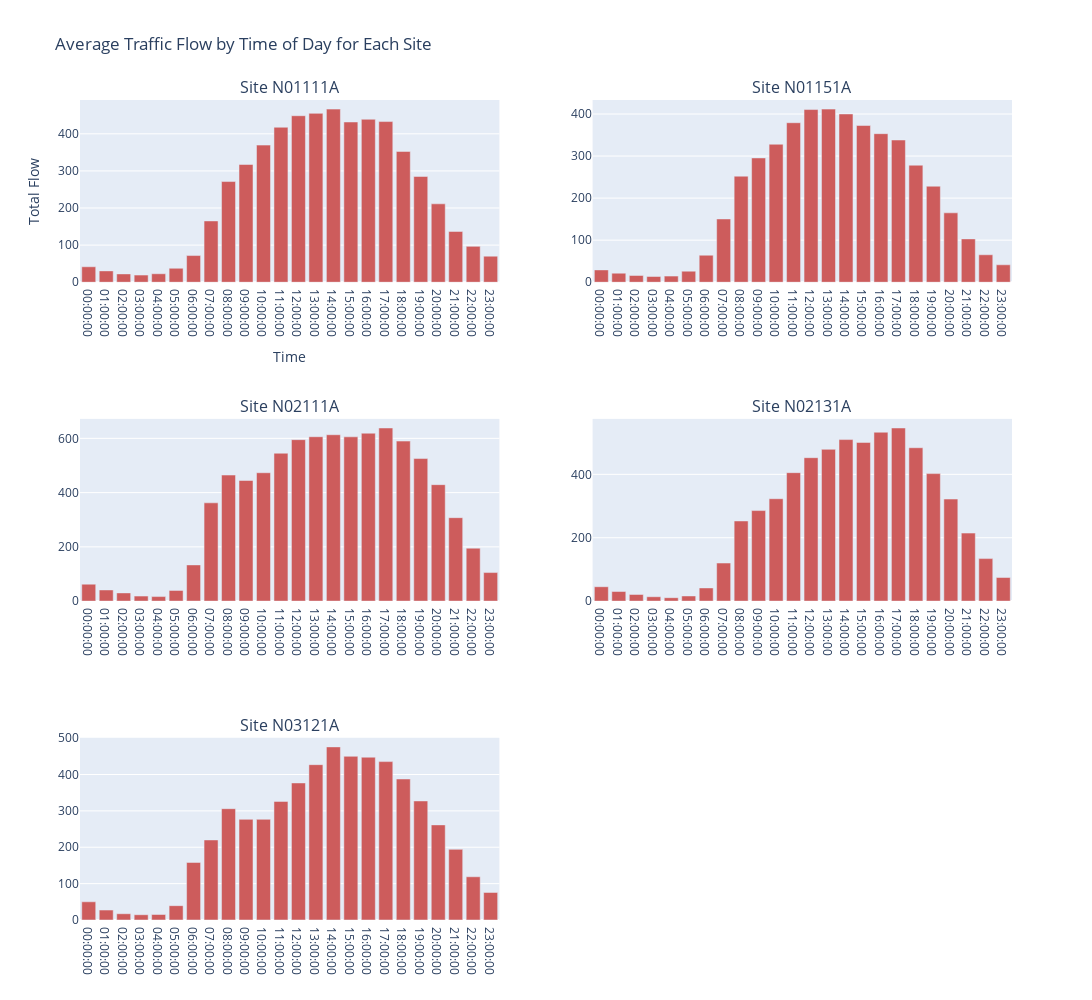

The notebook cell this image was saved under:
### Code cell
import plotly.graph_objects as go
from plotly.subplots import make_subplots

# Get unique sites
sites = hourly_flow_by_site['site'].unique()

# Create a subplot with 2 plots per row
fig = make_subplots(rows=(len(sites) + 1) // 2, cols=2, 
                    subplot_titles=[f'Site {site}' for site in sites])

# Loop through each site and add to the subplot
for i, site in enumerate(sites):
    site_data = hourly_flow_by_site[hourly_flow_by_site['site'] == site]  # Filter data for each site
    
    row = i // 2 + 1  # Calculate row index (1-based)
    col = i % 2 + 1   # Calculate column index (1-based)
    
    # Add the bar chart to the subplot
    fig.add_trace(go.Bar(x=site_data['time'].astype(str), 
                         y=site_data['flow'],
                         marker_color='indianred',
                         showlegend=False),
                  row=row, col=col)

# Update the layout
fig.update_layout(height=1000, width=1500, 
                  title_text="Average Traffic Flow by Time of Day for Each Site",
                  xaxis_title="Time", yaxis_title="Total Flow")

# Show the figure
fig.show()

### Figure 1 — Plotly figure (JSON) as saved in the notebook; plotly's stock layout.template omitted (floating-point values rounded to 4 significant figures)
{"data": [{"marker": {"color": "indianred"}, "showlegend": false, "type": "bar", "x": ["00:00:00", "01:00:00", "02:00:00", "03:00:00", "04:00:00", "05:00:00", "06:00:00", "07:00:00", "08:00:00", "09:00:00", "10:00:00", "11:00:00", "12:00:00", "13:00:00", "14:00:00", "15:00:00", "16:00:00", "17:00:00", "18:00:00", "19:00:00", "20:00:00", "21:00:00", "22:00:00", "23:00:00"], "xaxis": "x", "y": [41.61, 30.53, 22.37, 19.22, 22.82, 37.59, 71.87, 165.2, 271.3, 317.3, 369.5, 417.6, 448.7, 455.1, 466.5, 431.8, 439.1, 433.0, 352.4, 285.0, 211.3, 136.9, 96.64, 70.27], "yaxis": "y"}, {"marker": {"color": "indianred"}, "showlegend": false, "type": "bar", "x": ["00:00:00", "01:00:00", "02:00:00", "03:00:00", "04:00:00", "05:00:00", "06:00:00", "07:00:00", "08:00:00", "09:00:00", "10:00:00", "11:00:00", "12:00:00", "13:00:00", "14:00:00", "15:00:00", "16:00:00", "17:00:00", "18:00:00", "19:00:00", "20:00:00", "21:00:00", "22:00:00", "23:00:00"], "xaxis": "x2", "y": [29.24, 21.53, 16.03, 13.66, 14.53, 26.33, 64.22, 150.4, 252.2, 295.5, 328.1, 379.2, 410.6, 411.6, 400.0, 372.6, 353.2, 338.1, 278.3, 228.3, 165.0, 103.0, 65.27, 41.42], "yaxis": "y2"}, {"marker": {"color": "indianred"}, "showlegend": false, "type": "bar", "x": ["00:00:00", "01:00:00", "02:00:00", "03:00:00", "04:00:00", "05:00:00", "06:00:00", "07:00:00", "08:00:00", "09:00:00", "10:00:00", "11:00:00", "12:00:00", "13:00:00", "14:00:00", "15:00:00", "16:00:00", "17:00:00", "18:00:00", "19:00:00", "20:00:00", "21:00:00", "22:00:00", "23:00:00"], "xaxis": "x3", "y": [62.54, 41.14, 30.25, 18.57, 16.69, 39.5, 133.4, 362.3, 464.7, 444.6, 473.2, 545.1, 595.2, 606.0, 613.3, 605.5, 619.0, 638.1, 589.9, 525.5, 429.2, 307.6, 195.2, 105.2], "yaxis": "y3"}, {"marker": {"color": "indianred"}, "showlegend": false, "type": "bar", "x": ["00:00:00", "01:00:00", "02:00:00", "03:00:00", "04:00:00", "05:00:00", "06:00:00", "07:00:00", "08:00:00", "09:00:00", "10:00:00", "11:00:00", "12:00:00", "13:00:00", "14:00:00", "15:00:00", "16:00:00", "17:00:00", "18:00:00", "19:00:00", "20:00:00", "21:00:00", "22:00:00", "23:00:00"], "xaxis": "x4", "y": [45.39, 30.26, 20.98, 13.81, 10.8, 16.21, 41.59, 120.2, 252.9, 285.7, 323.1, 405.3, 452.6, 479.0, 509.7, 500.7, 532.9, 546.2, 484.0, 402.3, 322.0, 214.7, 134.2, 74.45], "yaxis": "y4"}, {"marker": {"color": "indianred"}, "showlegend": false, "type": "bar", "x": ["00:00:00", "01:00:00", "02:00:00", "03:00:00", "04:00:00", "05:00:00", "06:00:00", "07:00:00", "08:00:00", "09:00:00", "10:00:00", "11:00:00", "12:00:00", "13:00:00", "14:00:00", "15:00:00", "16:00:00", "17:00:00", "18:00:00", "19:00:00", "20:00:00", "21:00:00", "22:00:00", "23:00:00"], "xaxis": "x5", "y": [50.03, 27.27, 17.21, 14.49, 15.11, 39.39, 158.2, 220.1, 306.0, 276.7, 276.7, 326.0, 376.7, 427.0, 475.9, 450.0, 447.6, 435.4, 387.7, 327.3, 261.5, 194.2, 118.8, 75.77], "yaxis": "y5"}], "layout": {"annotations": [{"font": {"size": 16}, "showarrow": false, "text": "Site N01111A", "x": 0.225, "xanchor": "center", "xref": "paper", "y": 1, "yanchor": "bottom", "yref": "paper"}, {"font": {"size": 16}, "showarrow": false, "text": "Site N01151A", "x": 0.775, "xanchor": "center", "xref": "paper", "y": 1, "yanchor": "bottom", "yref": "paper"}, {"font": {"size": 16}, "showarrow": false, "text": "Site N02111A", "x": 0.225, "xanchor": "center", "xref": "paper", "y": 0.6111, "yanchor": "bottom", "yref": "paper"}, {"font": {"size": 16}, "showarrow": false, "text": "Site N02131A", "x": 0.775, "xanchor": "center", "xref": "paper", "y": 0.6111, "yanchor": "bottom", "yref": "paper"}, {"font": {"size": 16}, "showarrow": false, "text": "Site N03121A", "x": 0.225, "xanchor": "center", "xref": "paper", "y": 0.2222, "yanchor": "bottom", "yref": "paper"}], "height": 1000, "title": {"text": "Average Traffic Flow by Time of Day for Each Site"}, "width": 1500, "xaxis": {"anchor": "y", "domain": [0, 0.45], "title": {"text": "Time"}}, "xaxis2": {"anchor": "y2", "domain": [0.55, 1]}, "xaxis3": {"anchor": "y3", "domain": [0, 0.45]}, "xaxis4": {"anchor": "y4", "domain": [0.55, 1]}, "xaxis5": {"anchor": "y5", "domain": [0, 0.45]}, "xaxis6": {"anchor": "y6", "domain": [0.55, 1]}, "yaxis": {"anchor": "x", "domain": [0.7778, 1], "title": {"text": "Total Flow"}}, "yaxis2": {"anchor": "x2", "domain": [0.7778, 1]}, "yaxis3": {"anchor": "x3", "domain": [0.3889, 0.6111]}, "yaxis4": {"anchor": "x4", "domain": [0.3889, 0.6111]}, "yaxis5": {"anchor": "x5", "domain": [0, 0.2222]}, "yaxis6": {"anchor": "x6", "domain": [0, 0.2222]}}}
